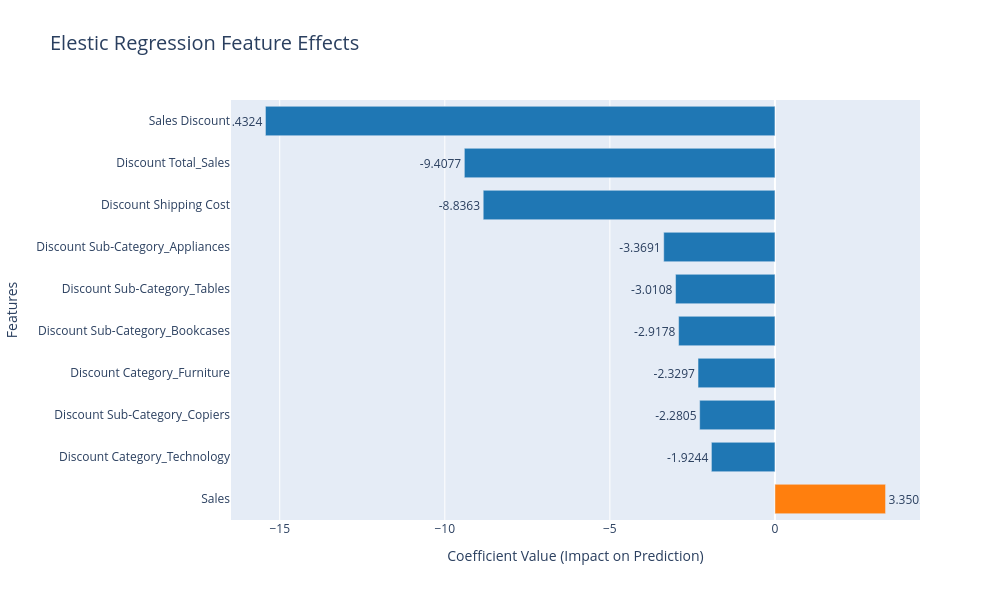

Source (notebook cell):
### Code cell
sorted_df = pd.DataFrame(sorted_coefs, columns=['Feature', 'Coefficient'])
sorted_df = sorted_df.reindex(sorted_df['Coefficient'].abs().sort_values(ascending=False).index).head(10)
sorted_df = sorted_df.sort_values('Coefficient', ascending=False)
sorted_df.to_csv("result_data/elestic_regression_feature_coefs.csv")

colors = ['#ff7f0e' if c > 0 else '#1f77b4' for c in sorted_df['Coefficient']]
fig = go.Figure()
fig.add_trace(go.Bar(
	y=sorted_df['Feature'],
	x=sorted_df['Coefficient'],
	orientation='h',
	marker_color=colors,
	text=[f"{c:.4f}" for c in sorted_df['Coefficient']],
	textposition='outside',
	hovertemplate='<b>%{y}</b><br>Coefficient: %{x:.4f}<br>Impact: %{text}<extra></extra>'
))
fig.update_layout(
	title={
		'text': 'Elestic Regression Feature Effects',
		'font': {'size': 20}
	},
	xaxis_title='Coefficient Value (Impact on Prediction)',
	yaxis_title='Features',
	height=600,
	width=1000,
	showlegend=False,
	bargap=0.3
)

fig.show()

### Figure 1 — Plotly figure (JSON) as saved in the notebook; plotly's stock layout.template omitted (floating-point values rounded to 4 significant figures)
{"data": [{"hovertemplate": "<b>%{y}</b><br>Coefficient: %{x:.4f}<br>Impact: %{text}<extra></extra>", "marker": {"color": ["#ff7f0e", "#1f77b4", "#1f77b4", "#1f77b4", "#1f77b4", "#1f77b4", "#1f77b4", "#1f77b4", "#1f77b4", "#1f77b4"]}, "orientation": "h", "text": ["3.3502", "-1.9244", "-2.2805", "-2.3297", "-2.9178", "-3.0108", "-3.3691", "-8.8363", "-9.4077", "-15.4324"], "textposition": "outside", "type": "bar", "x": [3.35, -1.924, -2.28, -2.33, -2.918, -3.011, -3.369, -8.836, -9.408, -15.43], "y": ["Sales", "Discount Category_Technology", "Discount Sub-Category_Copiers", "Discount Category_Furniture", "Discount Sub-Category_Bookcases", "Discount Sub-Category_Tables", "Discount Sub-Category_Appliances", "Discount Shipping Cost", "Discount Total_Sales", "Sales Discount"]}], "layout": {"bargap": 0.3, "height": 600, "showlegend": false, "title": {"font": {"size": 20}, "text": "Elestic Regression Feature Effects"}, "width": 1000, "xaxis": {"title": {"text": "Coefficient Value (Impact on Prediction)"}}, "yaxis": {"title": {"text": "Features"}}}}
